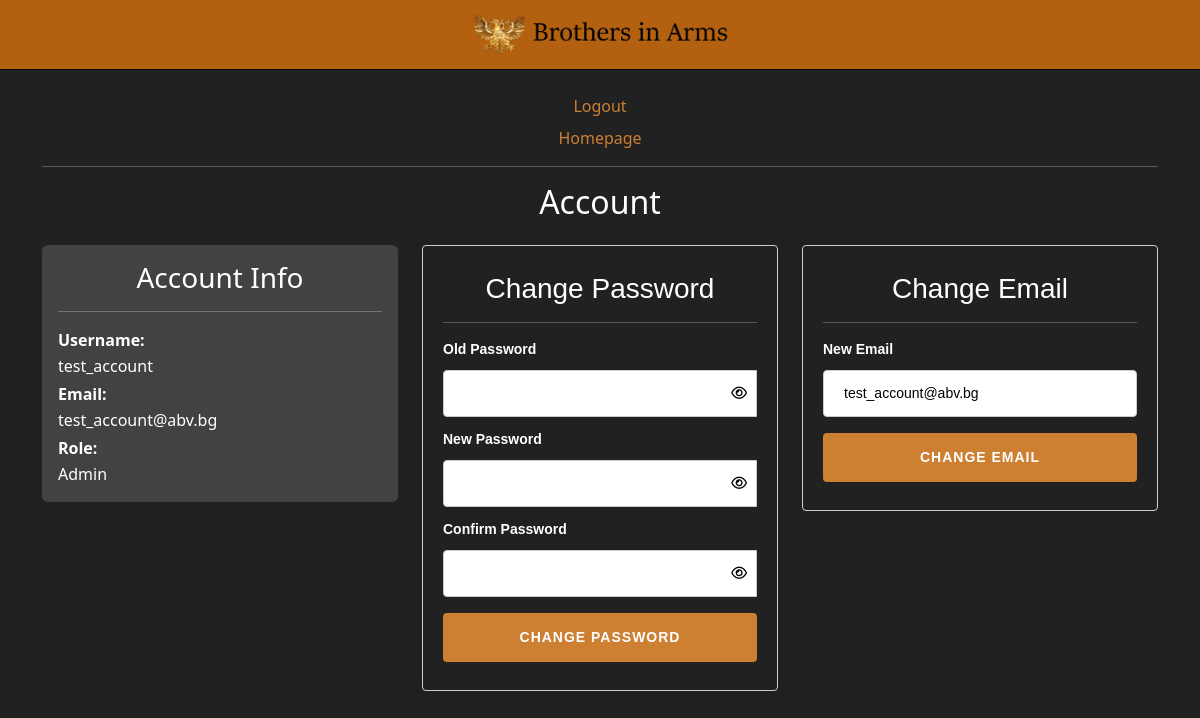
The app's page /home/account/ (signed in) with its own data.
### wowcalendar/models.py (models this page shows)
class Profile(models.Model):
  user_id = models.ForeignKey(settings.AUTH_USER_MODEL, on_delete=models.CASCADE, blank=False,  null=False)
  email = models.EmailField(max_length=254, blank=False, null=False, default='tempEmail@domain.com')
  profile_username = models.CharField(max_length=50, blank=False, null=False, default='temp_username')
  role = models.CharField(max_length=50, blank=True, default='User')
  description = models.CharField(max_length=150, blank=True, null=True)
  created_on = models.DateTimeField(auto_now=False, default=datetime.datetime.now)

### wowcalendar/views.py (the view, shortened to what this page needs)
# urls.py: path('account/', views.accountPage, name='account'),
def accountPage(request):
  if request.user.is_authenticated:
    profile = Profile.objects.get(user_id=request.user)
    user = request.user
    if profile.role != "Restricted":
      context_dict = {
          "profile" : profile,
          "user" : user,
        }
      return render(request, 'account.html', context=context_dict)
    else:
      logout(request)
      messages.warning(request, 'Account restricted')
      return redirect(index)
  return redirect(index)

### wowcalendar/templates/account.html (shortened to what this page needs)
{% load static %}
{% load templates_extra %}
<!DOCTYPE html>
  <html>
    <head>
      <link href="https://cdn.jsdelivr.net/npm/bootstrap@5.1.1/dist/css/bootstrap.min.css" rel="stylesheet">
      <link rel="stylesheet" href="/static/css/global.css">
      <link rel="stylesheet" href="/static/css/account.css">
    </head>
    <nav>
      <div class="logo">
        <a href="{% url 'index' %}"><img src="/static/images/bia-logo-1.png" alt="Logo"></a>
      </div>
    </nav>
    <body>
      <div class="container mt-4 mb-4">
        <div class="generic-link mt-1 text-center">
          <a href="{% url 'logout' %}">Logout</a>
        </div>
        <div class="generic-link mt-1 text-center mt-2">
          <a href="{% url 'home' %}">Homepage</a>
        </div>
        <hr>
        <div class="text-center text-white mb-4">
          <h2>Account</h2>
        </div>
        <div class="row">
          <div class="col-lg-4 col-md-12 col-sm-12 col-12 mb-3">
            <div class="status_div p-3">
              <div class="status-label text-white text-center">
                <h3>Account Info</h3>
              </div>
              <hr>
              <div id="selected-row-data" class="text-white">
                <div>
                  <label>Username:</label>
                  <span id="username" class="user_info">{{ profile.profile_username }}</span>
                </div>
                <div>
                  <label>Email:</label>
                  <span id="email" class="user_info">{{ profile.email }}</span>
                </div>
                <div>
                  <label>Role:</label>
                  <span id="role" class="user_info">{{ profile.role }}</span>
                </div>
              </div>
            </div>
          </div>
          <div class="col-lg-4 col-md-12 col-sm-12 col-12 mb-3">
            <form class="text-white account-form" method="POST">
              <h2 class="form-heading">Change Password</h2>
              <hr>
              <label for="old_password">Old Password</label>
              <div class="input-group">
                <input type="password" id="old_password" name="old_password" required>
                <span class="show-password">
                  <i class="fa fa-eye" onclick="showPassword('old_password', this)"></i>
                </span>
              </div>
              <label for="new_password">New Password</label>
              <div class="input-group">
                <input type="password" id="new_password" name="new_password" required>
                <span class="show-password">
                  <i class="fa fa-eye" onclick="showPassword('new_password', this)"></i>
                </span>
              </div>
              <label for="confirm_password">Confirm Password</label>
              <div class="input-group">
                <input type="password" id="confirm_password" name="confirm_password" required>
                <span class="show-password">
                  <i class="fa fa-eye" onclick="showPassword('confirm_password', this)"></i>
                </span>
              </div>
              <input type="submit" name="change_password" value="Change password">
            </form>
          </div>
          <div class="col-lg-4 col-md-12 col-sm-12 col-12 mb-3">
            <form class="text-white account-form" method="POST">
              <h2 class="form-heading">Change Email</h2>
              <hr>
              <label for="email">New Email</label>
              <div class="input-group">
                <input type="email" id="email" name="email" required value={{ profile.email }}>
              </div>
              <input type="submit" name="change_email" value="Change email">
            </form>
          </div>
        </div>
      </div>
    </body>
  </html>

### wowcalendar/static/css/global.css (style rules this page uses)
:root { --primary-color: #cd7f32; --hover-primary-color: #b36110; --dark-primary-color: #804a15; --dark-hover-primary-color: #351e08; }
body { background: #212121; }
nav { display: flex; align-items: center; justify-content: center; height: 70px; background-color: var(--hover-primary-color); border-bottom: 1px solid black; color: #fff; }
hr { height: 1px; background-color: rgb(255, 255, 255); border: none; }
.logo { display: flex; align-items: center; justify-content: center; }
.logo a { font-size: 20px; font-weight: bold; color: #fff; text-decoration: none; }
.logo img { height: 45px; }
form { width: 300px; margin: 0 auto; text-align: left; padding: 20px; border: 1px solid #ccc; border-radius: 4px; box-shadow: 0 0 10px rgba(0,0,0,0.1); font-family: sans-serif; font-size: 14px; }
label { color: white; display: block; margin-bottom: 2px; margin-top: 4px; font-weight: bold; }
input[type="email"], input[type="text"], input[type="password"], input[type="date"], input[type="time"], textarea { width: 100%; padding: 12px 20px; margin: 8px 0; box-sizing: border-box; border: 1px solid #ccc; border-radius: 4px; outline: none; transition: 0.3s; }
input[type="submit"], input[type="button"] { width: 100%; background-color: var(--primary-color); color: white; padding: 14px 10px; margin: 8px 0; border: none; border-radius: 4px; cursor: pointer; font-weight: bold; text-transform: uppercase; letter-spacing: 1px; transition: 0.3s; }
.generic-link a { font-size: medium; color: var(--primary-color); text-decoration: none; transition: 0.3s; }
.form-heading { text-align: center; font-size: 28px; font-weight: 400; margin: 6px 0; color: rgb(255, 255, 255); }
.status_div { background-color: #424242; padding: 10px; border-radius: 6px; overflow-x: hidden; }

### wowcalendar/static/css/account.css (style rules this page uses)
.account-form { width: auto; margin: none; }
.show-password { color: black; position: absolute; right: 10px; top: 50%; transform: translateY(-50%); cursor: pointer; }

### records on screen
Profile: profile_username "test_account", email "test_account@abv.bg", role "Admin"
